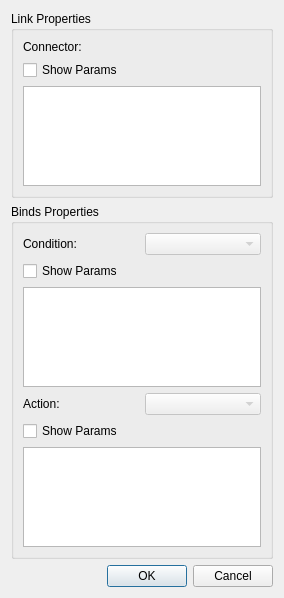
<?xml version="1.0" encoding="UTF-8"?>
<ui version="4.0">
 <class>StructuralLinkForm</class>
 <widget class="QDialog" name="StructuralLinkForm">
  <property name="geometry">
   <rect>
    <x>0</x>
    <y>0</y>
    <width>284</width>
    <height>519</height>
   </rect>
  </property>
  <property name="sizePolicy">
   <sizepolicy hsizetype="Expanding" vsizetype="Expanding">
    <horstretch>0</horstretch>
    <verstretch>0</verstretch>
   </sizepolicy>
  </property>
  <property name="windowTitle">
   <string>New Link</string>
  </property>
  <layout class="QGridLayout" name="gridLayout">
   <item row="2" column="0">
    <widget class="QDialogButtonBox" name="buttonBox">
     <property name="orientation">
      <enum>Qt::Horizontal</enum>
     </property>
     <property name="standardButtons">
      <set>QDialogButtonBox::Cancel|QDialogButtonBox::Ok</set>
     </property>
    </widget>
   </item>
   <item row="0" column="0">
    <widget class="QGroupBox" name="gpLink">
     <property name="sizePolicy">
      <sizepolicy hsizetype="Expanding" vsizetype="Expanding">
       <horstretch>0</horstretch>
       <verstretch>0</verstretch>
      </sizepolicy>
     </property>
     <property name="title">
      <string>Link Properties</string>
     </property>
     <layout class="QGridLayout" name="gridLayout_2">
      <item row="0" column="0">
       <widget class="QLabel" name="lbLink">
        <property name="text">
         <string>Connector:</string>
        </property>
       </widget>
      </item>
      <item row="2" column="0">
       <widget class="QCheckBox" name="kbLinkParams">
        <property name="text">
         <string>Show Params</string>
        </property>
        <property name="checked">
         <bool>false</bool>
        </property>
        <property name="tristate">
         <bool>false</bool>
        </property>
       </widget>
      </item>
      <item row="3" column="0" colspan="2">
       <widget class="QTableView" name="tbLinkParams">
        <property name="minimumSize">
         <size>
          <width>0</width>
          <height>100</height>
         </size>
        </property>
        <property name="maximumSize">
         <size>
          <width>16777215</width>
          <height>100</height>
         </size>
        </property>
       </widget>
      </item>
     </layout>
    </widget>
   </item>
   <item row="1" column="0">
    <widget class="QGroupBox" name="gpBinds">
     <property name="sizePolicy">
      <sizepolicy hsizetype="Expanding" vsizetype="Expanding">
       <horstretch>0</horstretch>
       <verstretch>0</verstretch>
      </sizepolicy>
     </property>
     <property name="title">
      <string>Binds Properties</string>
     </property>
     <layout class="QGridLayout" name="gridLayout_3">
      <item row="1" column="0">
       <widget class="QCheckBox" name="kbConditionParams">
        <property name="text">
         <string>Show Params</string>
        </property>
        <property name="checked">
         <bool>false</bool>
        </property>
       </widget>
      </item>
      <item row="5" column="0" colspan="2">
       <widget class="QTableView" name="tbActionParams">
        <property name="minimumSize">
         <size>
          <width>0</width>
          <height>100</height>
         </size>
        </property>
        <property name="maximumSize">
         <size>
          <width>16777215</width>
          <height>100</height>
         </size>
        </property>
       </widget>
      </item>
      <item row="4" column="0">
       <widget class="QCheckBox" name="kbActionParams">
        <property name="text">
         <string>Show Params</string>
        </property>
        <property name="checked">
         <bool>false</bool>
        </property>
       </widget>
      </item>
      <item row="3" column="1">
       <widget class="QComboBox" name="cbAction">
        <property name="enabled">
         <bool>false</bool>
        </property>
       </widget>
      </item>
      <item row="2" column="0" colspan="2">
       <widget class="QTableView" name="tbConditionParams">
        <property name="minimumSize">
         <size>
          <width>0</width>
          <height>100</height>
         </size>
        </property>
        <property name="maximumSize">
         <size>
          <width>16777215</width>
          <height>100</height>
         </size>
        </property>
       </widget>
      </item>
      <item row="3" column="0">
       <widget class="QLabel" name="lbAction">
        <property name="enabled">
         <bool>true</bool>
        </property>
        <property name="text">
         <string>Action:</string>
        </property>
       </widget>
      </item>
      <item row="0" column="1">
       <widget class="QComboBox" name="cbCondition">
        <property name="enabled">
         <bool>false</bool>
        </property>
       </widget>
      </item>
      <item row="0" column="0">
       <widget class="QLabel" name="lbCondition">
        <property name="enabled">
         <bool>true</bool>
        </property>
        <property name="text">
         <string>Condition:</string>
        </property>
       </widget>
      </item>
     </layout>
    </widget>
   </item>
  </layout>
 </widget>
 <resources/>
 <connections>
  <connection>
   <sender>buttonBox</sender>
   <signal>accepted()</signal>
   <receiver>StructuralLinkForm</receiver>
   <slot>accept()</slot>
   <hints>
    <hint type="sourcelabel">
     <x>248</x>
     <y>254</y>
    </hint>
    <hint type="destinationlabel">
     <x>157</x>
     <y>274</y>
    </hint>
   </hints>
  </connection>
  <connection>
   <sender>buttonBox</sender>
   <signal>rejected()</signal>
   <receiver>StructuralLinkForm</receiver>
   <slot>reject()</slot>
   <hints>
    <hint type="sourcelabel">
     <x>316</x>
     <y>260</y>
    </hint>
    <hint type="destinationlabel">
     <x>286</x>
     <y>274</y>
    </hint>
   </hints>
  </connection>
 </connections>
</ui>
